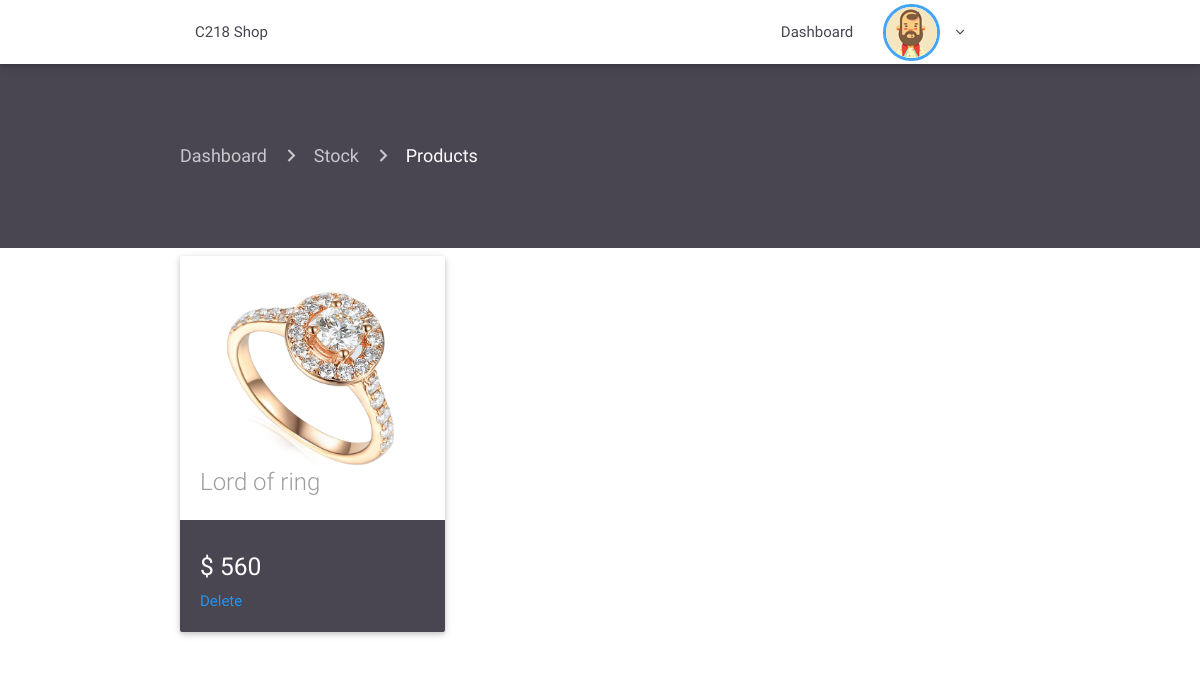
The app's page /admin/productstock.php?id=1&category=Bague&icon=bague (signed in) with its own data.
### tables this page shows
CREATE TABLE `product` (
  `id` int(11) NOT NULL,
  `id_category` int(11) NOT NULL,
  `name` varchar(1000) NOT NULL,
  `description` varchar(1000) NOT NULL,
  `price` int(11) NOT NULL,
  `id_picture` int(11) NOT NULL,
  `thumbnail` varchar(1000) NOT NULL,
  `promo` varchar(1000) NOT NULL
);

### admin/productstock.php (the view, shortened to what this page needs)
<?php
$category = $_GET['id'];
require 'includes/header.php';
require 'includes/navconnected.php'; ?>
<div class="container-fluid product-page">
    <div class="container current-page">
        <nav>
            <div class="nav-wrapper">
                <div class="col s12">
                    <a href="index" class="breadcrumb">Dashboard</a>
                    <a href="products" class="breadcrumb">Stock</a>
                    <a href="productstock" class="breadcrumb">Products</a>
                </div>
            </div>
        </nav>
    </div>
</div>
<div class="container stocki">
    <div class="row">
        <?php
        include '../db.php';
        $query = "SELECT * FROM product WHERE id_category = '$category'";
        $result = $connection->query($query);
        if ($result->num_rows > 0) {
            while ($rows = $result->fetch_assoc()) {
                $id_product = $rows['id'];
                $name = $rows['name'];
                $thumbnail = $rows['thumbnail'];
                $price = $rows['price'];
                ?>
                <div class="col s12 m4">
                    <div class="card hoverable animated slideInUp wow">
                        <div class="card-image">
                            <img src="../products/<?= $thumbnail; ?>">
                            <span class="card-title grey-text"><?= $name; ?></span>
                        </div>
                        <div class="card-content">
                            <h5 class="white-text">$ <?= $price; ?></h5>
                            <a class="blue-text" href="deleteproduct.php?id=<?= $id_product; ?>">Delete</a>
                        </div>
                    </div>
                </div>
            <?php }
        } ?>
    </div>
</div>
<?php require 'includes/footer.php'; ?>

### admin/src/css/style.css (style rules this page uses)
.stocki .card-content { background: #494551; }
.product-page { padding-top: 60px; padding-bottom: 60px; background-color: #494551; }
.product-page nav { background: none; box-shadow: none; }

### records on screen
product: thumbnail (picture), name "Lord of ring", price "560"
